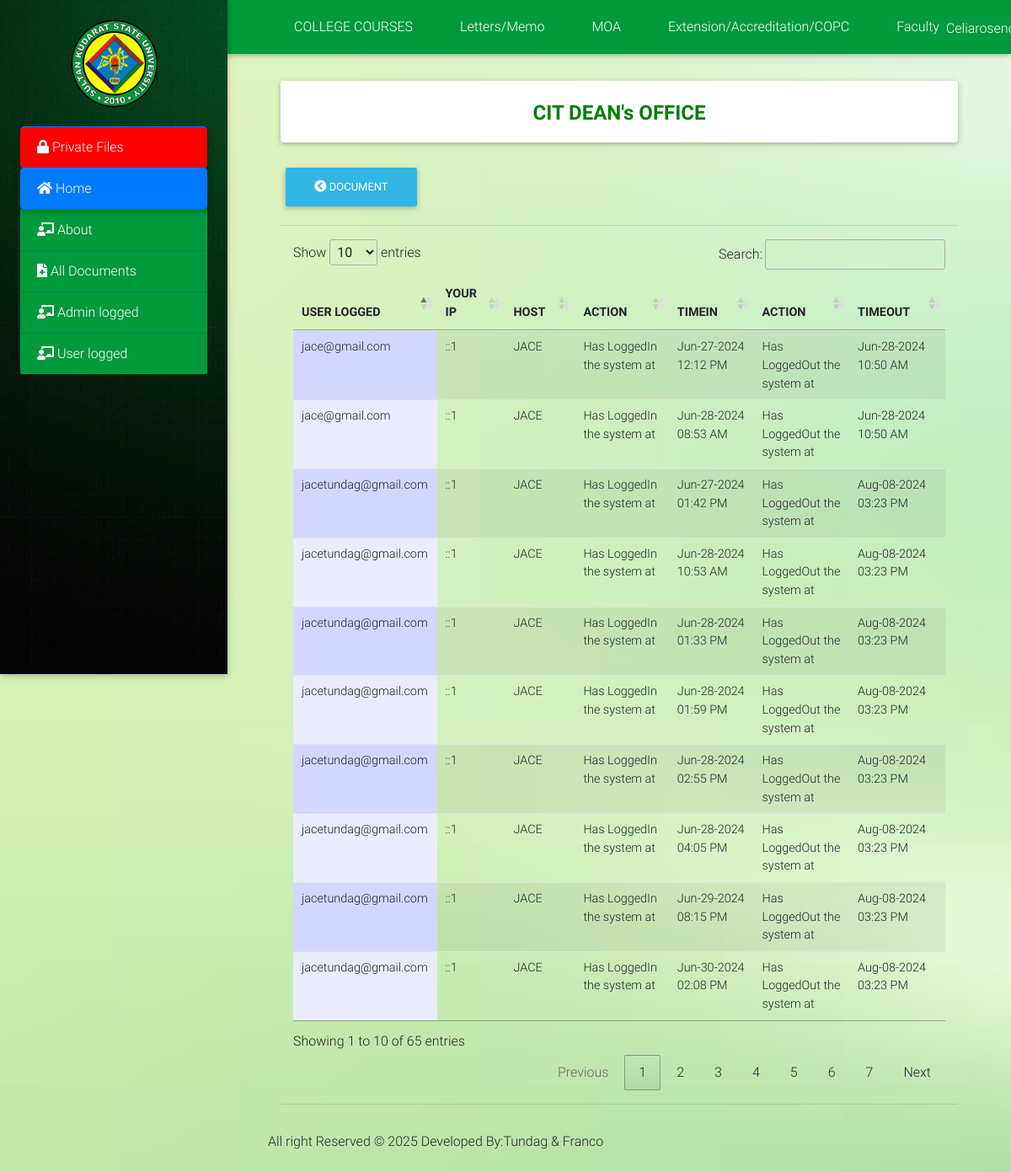
Screenshot of /Private_Dashboard/user_log.php (signed in) with the database file from the repository.
### tables this page shows
CREATE TABLE `history_log` (
  `log_id` int(11) NOT NULL,
  `id` int(11) NOT NULL,
  `email_address` text NOT NULL,
  `action` varchar(100) NOT NULL,
  `actions` varchar(200) NOT NULL DEFAULT 'Has LoggedOut the system at',
  `ip` text NOT NULL,
  `host` text NOT NULL,
  `login_time` varchar(200) NOT NULL,
  `logout_time` varchar(200) NOT NULL
);

### Private_Dashboard/user_log.php (the view, shortened to what this page needs)
<?php include 'header.php'; ?>
      <div class="">
    <a href="add_document.php"><button type="button" class="btn btn-info"><i class="fas fa-chevron-circle-left"></i>  Document</button></a>
    </div>
<hr>
 <div class="col-md-12">
  <table id="dtable" class = "table table-striped" style="">
     <thead>
    <th>USER LOGGED</th>
     <th>YOUR IP</th>
     <th>HOST</th>
     <th>ACTION</th>
     <th>TIMEIN</th>
     <th>ACTION</th>
     <th>TIMEOUT</th>
</thead>
<tbody>
        <?php
        require_once("include/connection.php");
      $query = mysqli_query($conn,"SELECT * from history_log") or die (mysqli_error($conn));
      while($file=mysqli_fetch_array($query)){
         $name =  $file['email_address'];
         $ip =  $file['ip'];
         $host =  $file['host'];
         $action =  $file['action'];
         $logintime =  $file['login_time'];
         $actions =  $file['actions'];
         $logouttime =  $file['logout_time'];
      ?>
      <td><?php echo $name; ?></td>
       <td><?php echo $ip; ?></td>
      <td><?php echo $host; ?></td>
      <td><?php echo $action; ?></td>
      <td><?php echo $logintime; ?></td>
      <td><?php echo $actions; ?></td>
      <td><?php echo $logouttime; ?></td>
<?php } ?>
</tbody>
   </table>
    </div>
    <hr></div>
    <div class="footer-copyright py-3">
     <p>All right Reserved &copy; <?php echo date('Y');?> Developed By:Tundag & Franco</p>
    </div>
<link rel="stylesheet" type="text/css" href="https://cdn.datatables.net/1.10.9/css/jquery.dataTables.min.css"/>
<link rel="stylesheet" type="text/css" href="https://cdn.datatables.net/responsive/1.0.3/css/dataTables.responsive.css">
</body>
</html>

### Private_Dashboard/header.php (shortened to what this page needs)
<!DOCTYPE html>
<html lang="en">
<head>
  <link rel="stylesheet" href="https://use.fontawesome.com/releases/v5.8.1/css/all.css">
  <link href="css/bootstrap.min.css" rel="stylesheet">
  <link href="css/mdb.min.css" rel="stylesheet">
  <link href="css/style.min.css" rel="stylesheet">
    <link rel="stylesheet" type="text/css" href="medias/css/dataTable.css" />
</head>
<body class="grey lighten-3 bg-style">
  <header>
    <nav class="navbar fixed-top navbar-expand-lg navbar-light navbar-bg scrolling-navbar">
      <div class="container-fluid">
        <div class="collapse navbar-collapse" id="navbarSupportedContent">
          <ul class="navbar-nav mr-auto">
            <ul class="nav-item dropdown">
        <a class="nav-link dropdown-toggle" href="#" role="button" data-toggle="dropdown" aria-expanded="false">COLLEGE COURSES</a>
</ul>
        <ul class="nav-item dropdown">
                    <a class="nav-link dropdown-toggle" href="#" role="button" data-toggle="dropdown" aria-expanded="false">Letters/Memo</a>
</ul>
              <ul class="nav-item dropdown">
                <a class="nav-link dropdown-toggle" href="#" role="button" data-toggle="dropdown" aria-expanded="false">MOA</a>
</ul>
          <ul class="nav-item dropdown">
             <a class="nav-link dropdown-toggle" href="#" role="button" data-toggle="dropdown" aria-expanded="false">Extension/Accreditation/COPC</a>
          </ul>
          <ul class="nav-item dropdown ">
           <a class="nav-link" href="faculty.php" style="color: #ffffff;" aria-expanded="false">Faculty</a>
          </ul>
          </ul>
            <?php
             require_once("include/connection.php");
               $id = mysqli_real_escape_string($conn,$_SESSION['admin_user']);
              $r = mysqli_query($conn,"SELECT * FROM admin_login where id = '$id'") or die (mysqli_error($con));
              $row = mysqli_fetch_array($r);
               $id=$row['admin_user'];
            ?>
          <ul class="navbar-nav nav-flex-icons">
  <li style="margin-top: 10px; color: white;"> <?php echo ucwords(htmlentities($id)); ?></li>
        </div>
      </div>
    </nav>
    <div class="sidebar-fixed position-fixed sidebar">
      <a class="logo-wrapper waves-effect">
        <img src="../img/sksulogo.png" class="img-fluid full-size-img" alt="Logo">
    </a>
       <div class="list-group list-group-flush">
           <a href="superadmin/private_files.php" class="list-group-item active waves-effect" style="background-color: red;" onclick="checkPassword()">
          <i class="fas fa-lock"></i> Private Files</a>
           <a href="dashboard.php"  class="list-group-item active waves-effect"><i class="fas fa-home"></i> Home</a>
           <a href="" class="list-group-item list-group-item-action waves-effect " >
           <i class="fas fa-chalkboard-teacher"></i> About</a>
        <a href="add_document.php"  class="list-group-item list-group-item-action waves-effect" >
          <i class="fas fa-file-medical"></i> All Documents</a>
            <a href="admin_log.php"  class="list-group-item list-group-item-action waves-effect" >
          <i class="fas fa-chalkboard-teacher"></i> Admin logged</a>
              <a href="user_log.php"  target="_blank" class="list-group-item list-group-item-action waves-effect" >
          <i class="fas fa-chalkboard-teacher"></i> User logged</a>
      </div>
    </div>
  </header>
  <main class="pt-5 mx-lg-5">
    <div class="container-fluid mt-5">
      <div class="card mb-4 wow fadeIn">
        <div class="card-body d-sm-flex justify-content-center">
  <h4 class="mb-2 mb-sm-0 pt-1">
    <a href="dashboard.php" style="color: green;"><b>CIT DEAN's OFFICE</b></a>
  </h4>
</div>
      </div>
</body>
</html>

### Private_Dashboard/medias/css/dataTable.css (style rules this page uses)
.sorting_asc { background: url('../images/sort_asc.png') no-repeat center right; }
.sorting { background: url('../images/sort_both.png') no-repeat center right; }
tr.odd td.sorting_1 { background-color: #D3D6FF; }
tr.even td.sorting_1 { background-color: #EAEBFF; }

### Private_Dashboard/style.php (style rules this page uses)
.nav-item.dropdown > .nav-link::after { display: none !important; }
.navbar-nav { background-color: #009a3c; }
.sidebar { background: url('../img/side1.jpg') no-repeat; background-size: cover; }
.nav-link.dropdown-toggle { color: white !important; }
.list-group-item { background-color: #009a3c; color: white; }
.bg-style { background: url('../img/bg1.avif') no-repeat; background-size: cover; }
.navbar-bg { background-color: #009a3c; }

### Private_Dashboard/header.php (style rules this page uses)
.logo-wrapper { display: flex !important; justify-content: center !important; align-items: center !important; height: 150px !important; }
.full-size-img { width: auto !important; height: 150% !important; max-height: 150% !important; max-width: 160% !important; }

### rows the page displays
history_log: email_address "jace@gmail.com", ip "::1", host "JACE", action "Has LoggedIn the system at", login_time "Jun-27-2024 12:12 PM", actions "Has LoggedOut the system at", logout_time "Jun-28-2024 10:50 AM"
history_log: email_address "jacetundag@gmail.com", ip "::1", host "JACE", action "Has LoggedIn the system at", login_time "Jun-27-2024 01:42 PM", actions "Has LoggedOut the system at", logout_time "Aug-08-2024 03:23 PM"
history_log: email_address "jace@gmail.com", ip "::1", host "JACE", action "Has LoggedIn the system at", login_time "Jun-28-2024 08:53 AM", actions "Has LoggedOut the system at", logout_time "Jun-28-2024 10:50 AM"
history_log: email_address "jacetundag@gmail.com", ip "::1", host "JACE", action "Has LoggedIn the system at", login_time "Jun-28-2024 10:53 AM", actions "Has LoggedOut the system at", logout_time "Aug-08-2024 03:23 PM"
history_log: email_address "jacetundag@gmail.com", ip "::1", host "JACE", action "Has LoggedIn the system at", login_time "Jun-28-2024 01:33 PM", actions "Has LoggedOut the system at", logout_time "Aug-08-2024 03:23 PM"
history_log: email_address "jacetundag@gmail.com", ip "::1", host "JACE", action "Has LoggedIn the system at", login_time "Jun-28-2024 01:59 PM", actions "Has LoggedOut the system at", logout_time "Aug-08-2024 03:23 PM"
history_log: email_address "jacetundag@gmail.com", ip "::1", host "JACE", action "Has LoggedIn the system at", login_time "Jun-28-2024 02:55 PM", actions "Has LoggedOut the system at", logout_time "Aug-08-2024 03:23 PM"
history_log: email_address "jacetundag@gmail.com", ip "::1", host "JACE", action "Has LoggedIn the system at", login_time "Jun-28-2024 04:05 PM", actions "Has LoggedOut the system at", logout_time "Aug-08-2024 03:23 PM"
history_log: email_address "jacetundag@gmail.com", ip "::1", host "JACE", action "Has LoggedIn the system at", login_time "Jun-29-2024 08:15 PM", actions "Has LoggedOut the system at", logout_time "Aug-08-2024 03:23 PM"
history_log: email_address "jacetundag@gmail.com", ip "::1", host "JACE", action "Has LoggedIn the system at", login_time "Jun-30-2024 02:08 PM", actions "Has LoggedOut the system at", logout_time "Aug-08-2024 03:23 PM"
